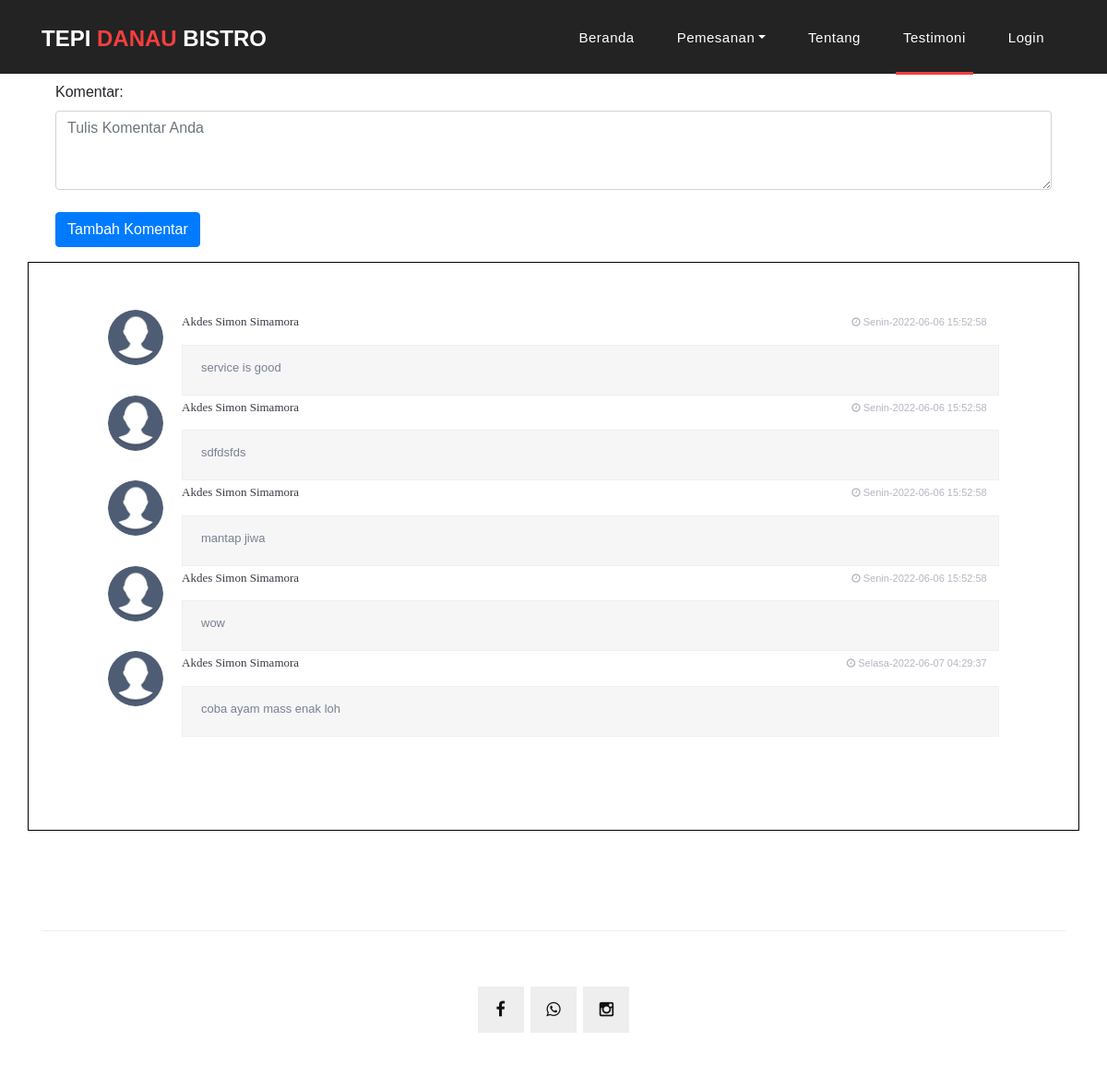
The app's page /testimoni.php with its own data.
### tables this page shows
CREATE TABLE `testimoni` (
  `id` int(11) NOT NULL,
  `komentar` text DEFAULT NULL,
  `create_at` timestamp NOT NULL DEFAULT current_timestamp() ON UPDATE current_timestamp(),
  `id_users` int(11) DEFAULT NULL
);

CREATE TABLE `users` (
  `id` int(11) NOT NULL,
  `alamat` varchar(250) DEFAULT NULL,
  `no_handphone` varchar(20) DEFAULT NULL,
  `username` varchar(250) DEFAULT NULL,
  `email` varchar(250) DEFAULT NULL,
  `password` varchar(250) DEFAULT NULL,
  `name` varchar(250) DEFAULT NULL,
  `create_at` timestamp NOT NULL DEFAULT current_timestamp() ON UPDATE current_timestamp(),
  `id_role` int(11) DEFAULT NULL
);

### testimoni.php (the view, shortened to what this page needs)
<?php
 include "connect.php";
?>
<!DOCTYPE html>
<html>
  <head>
    <link rel="stylesheet" href="https://maxcdn.bootstrapcdn.com/bootstrap/4.3.1/css/bootstrap.min.css">
    <link href="vendor/bootstrap/css/bootstrap.min.css" rel="stylesheet">
    <link rel="stylesheet" href="assets/css/fontawesome.css">
    <link rel="stylesheet" href="assets/css/stylee.css">
    <link rel="stylesheet" href="assets/css/owl.css">
    <link rel="stylesheet" href="assets/css/comment.css">
  </head>
  <body>
    <header class="">
      <nav class="navbar navbar-expand-lg">
        <div class="container">
          <a class="navbar-brand" href="index.php"><h2>Tepi <em>Danau</em> Bistro</h2></a>
          <div class="collapse navbar-collapse" id="navbarResponsive">
            <ul class="navbar-nav ml-auto">
                <li class="nav-item ">
                    <a class="nav-link " href="index.php">Beranda
                    </a>
                </li>
                <li class="nav-item dropdown">
                    <a class="nav-link dropdown-toggle" data-toggle="dropdown" href="#" role="button" aria-haspopup="true" aria-expanded="false">Pemesanan</a>
                </li>
                <li class="nav-item"><a class="nav-link " href="contact.php">Tentang </a></li>
                <li class="nav-item active"><a class="nav-link " href="testimoni.php">Testimoni </a></li>
                <li class="nav-item"><a class="nav-link" href="login.php">Login </a></li>
            </ul>
          </div>
        </div>
      </nav>
    </header>
    <div class="banner header-text">
    <div class="container" style="text-align:left;">
      <div class="container mt-5">
            <div class="panel panel-info">
                <div class="panel-body">
                    <form action="index.php" method="POST">
                            <div class="mb-3">
                                <label for="exampleFormControlTextarea1" class="form-label">Komentar:</label><br>
                                <textarea  name="deskripsi" class="form-control" id="exampleFormControlTextarea1" rows="3" placeholder="Tulis Komentar Anda" required></textarea>
                                <br>
                                    <button name="addreview" type="submit" class="btn btn-primary" onClick="alert('Silahkan Login dulu');document.location.href = 'login.php';"  href="#">Tambah Komentar</button>
                                </form>
      </div>
            </div>
        </div>
      </div>
            </div>
<div class="container" style="border:1px solid black;width:100%">
<div class="be-comment-block">
    <?php
											$brgs=mysqli_query($koneksi,"SELECT * from testimoni INNER JOIN users ON testimoni.id_users = users.id order by testimoni.create_at DESC");
											while($p=mysqli_fetch_array($brgs)){
$day = date('D', strtotime($p["create_at"]));
$dayList = array(
    'Sun' => 'Minggu',
    'Mon' => 'Senin',
    'Tue' => 'Selasa',
    'Wed' => 'Rabu',
    'Thu' => 'Kamis',
    'Fri' => 'Jumat',
    'Sat' => 'Sabtu'
);
												?>
                       <div class="be-comment">
		<div class="be-img-comment">
			<a href="">
				<img src="assets/images/profile.png" alt="" class="be-ava-comment">
			</a>
		</div>
		<div class="be-comment-content">
			<span class="be-comment-name">
				<a href="#"><?= $p["name"] ?></a>
			</span>
			<span class="be-comment-time">
				<i class="fa fa-clock-o"></i>
				<?= $dayList[$day] ?>-<?= $p["create_at"] ?>
			</span>
			<p class="be-comment-text">
				<?= $p["komentar"] ?>
			</p>
		</div>
	</div>
  <?php
											}
											?>
                            </div>
                        </div>
<br>
<br>
<footer>
      <div class="container">
        <div class="row">
          <div class="col-md-12">
            <div class="inner-content">
              <ul class="social-icons">
                <li><a target="_blank" href="https://www.facebook.com/pages/Tepi-Danau-Bistro/101258915344340"><i class="fa fa-facebook"></i></a></li>
                <li><a target="_blank" href="https://l.instagram.com/?u=https%3A%2F%2Flinktr.ee%2Ftepidanaubistro&e=ATPT26kMRVzyBSrfvWqwhwBn1xWRD4EyfzGhPssdWynqp1b9CcujQm2QiWVb50N3IcZcrW8gouPWTODiYAwdLwFldxeSJdDxUegzog&s=1"><i class="fa fa-whatsapp"></i></a></li>
                <li><a target="_blank" href="https://www.instagram.com/tepidanau_bistro/"><i class="fa fa-instagram"></i></a></li>
              </ul>
            </div>
          </div>
        </div>
      </div>
    </footer>
  </body>
</html>

### assets/css/stylee.css (style rules this page uses)
body { font-family: 'Gill Sans', 'Gill Sans MT', Calibri, 'Trebuchet MS', sans-serif; overflow-x: hidden; text-rendering: optimizeLegibility; -webkit-font-smoothing: antialiased; -moz-osx-font-smoothing: grayscale; }
p { margin-bottom: 0px; font-size: 14px; font-weight: 300; color: #4a4a4a; line-height: 24px; }
a { text-decoration: none!important; }
ul { padding: 0; margin: 0; list-style: none; }
h1,h2,h3,h4,h5,h6 { margin: 0px; }
ul.social-icons li { display: inline-block; margin-right: 3px; }
ul.social-icons li:last-child { margin-right: 0px; }
ul.social-icons li a { width: 50px; height: 50px; display: inline-block; line-height: 50px; background-color: #eee; color: #121212; font-size: 18px; text-align: center; transition: all .3s; }
header { position: absolute; z-index: 99999; width: 100%; height: 80px; background-color: #232323; -webkit-transition: all 0.3s ease-in-out 0s; -moz-transition: all 0.3s ease-in-out 0s; -o-transition: all 0.3s ease-in-out 0s; transition: all 0.3s ease-in-out 0s; }
header .navbar { padding: 17px 0px; }
.navbar .navbar-brand { float: left; margin-top: -12px; outline: none; }
.navbar .navbar-brand h2 { color: #fff; text-transform: uppercase; font-size: 24px; font-weight: 700; -webkit-transition: all .3s ease 0s; -moz-transition: all .3s ease 0s; -o-transition: all .3s ease 0s; transition: all .3s ease 0s; }
.navbar .navbar-brand h2 em { font-style: normal; color: #f33f3f; }
#navbarResponsive { z-index: 999; }
.navbar-collapse { text-align: center; }
.navbar .navbar-nav .nav-item { margin: 0px 15px; }
.navbar .navbar-nav a.nav-link { text-transform: capitalize; font-size: 15px; font-weight: 500; letter-spacing: 0.5px; color: #fff; transition: all 0.5s; margin-top: 5px; }
.navbar .navbar-nav .nav-link:hover, .navbar .navbar-nav .active>.nav-link, .navbar .navbar-nav .nav-link.active, .navbar .navbar-nav .nav-link.show, .navbar .navbar-nav .show>.nav-link { color: #fff; padding-bottom: 25px; border-bottom: 3px solid #f33f3f; }
.banner { position: relative; text-align: center; padding-top: 40px; }
footer { text-align: center; }
footer .inner-content { border-top: 1px solid #eee; margin-top: 60px; padding: 60px 0px; }

### assets/css/comment.css (style rules this page uses)
.be-comment-block { margin-bottom: 50px !important; border: 1px solid #edeff2; border-radius: 2px; padding: 50px 70px; border:1px solid #ffffff; }
.be-img-comment { width: 60px; height: 60px; float: left; margin-bottom: 15px; }
.be-ava-comment { width: 60px; height: 60px; border-radius: 50%; }
.be-comment-content { margin-left: 80px; }
.be-comment-content span { display: inline-block; width: 49%; margin-bottom: 15px; }
.be-comment-name { font-size: 13px; font-family: 'Conv_helveticaneuecyr-bold'; }
.be-comment-content a { color: #383b43; }
.be-comment-time { text-align: right; }
.be-comment-time { font-size: 11px; color: #b4b7c1; }
.be-comment-text { font-size: 13px; line-height: 18px; color: #7a8192; display: block; background: #f6f6f7; border: 1px solid #edeff2; padding: 15px 20px 20px 20px; }

### testimoni.php (style rules this page uses)
body { font-family: 'Gill Sans', 'Gill Sans MT', Calibri, 'Trebuchet MS', sans-serif; }

### records on screen
testimoni: id_users.name "Akdes Simon Simamora", id_users.create_at "Senin", id_users.create_at "2022-06-06 15:52:58", komentar "service is good"
testimoni: id_users.name "Akdes Simon Simamora", id_users.create_at "Senin", id_users.create_at "2022-06-06 15:52:58", komentar "sdfdsfds"
testimoni: id_users.name "Akdes Simon Simamora", id_users.create_at "Senin", id_users.create_at "2022-06-06 15:52:58", komentar "mantap jiwa"
testimoni: id_users.name "Akdes Simon Simamora", id_users.create_at "Senin", id_users.create_at "2022-06-06 15:52:58", komentar "wow"
testimoni: id_users.name "Akdes Simon Simamora", id_users.create_at "Selasa", id_users.create_at "2022-06-07 04:29:37", komentar "coba ayam mass enak loh"
